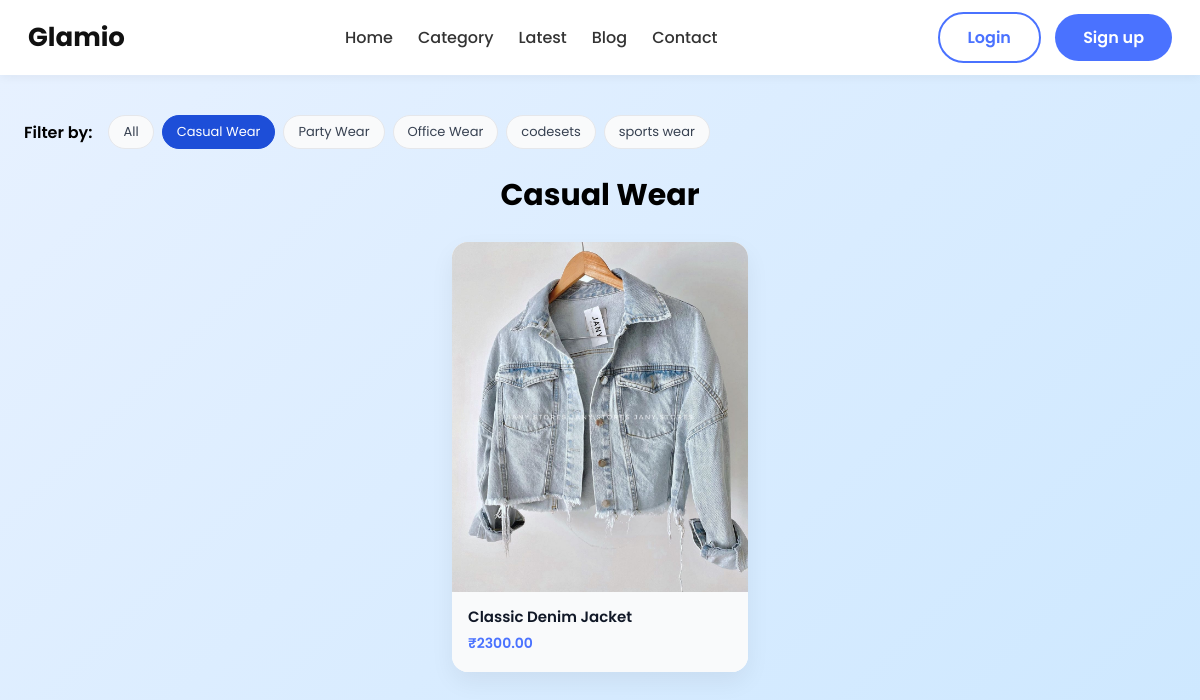
The page /products/?category=casual-wear on the database as committed earlier.
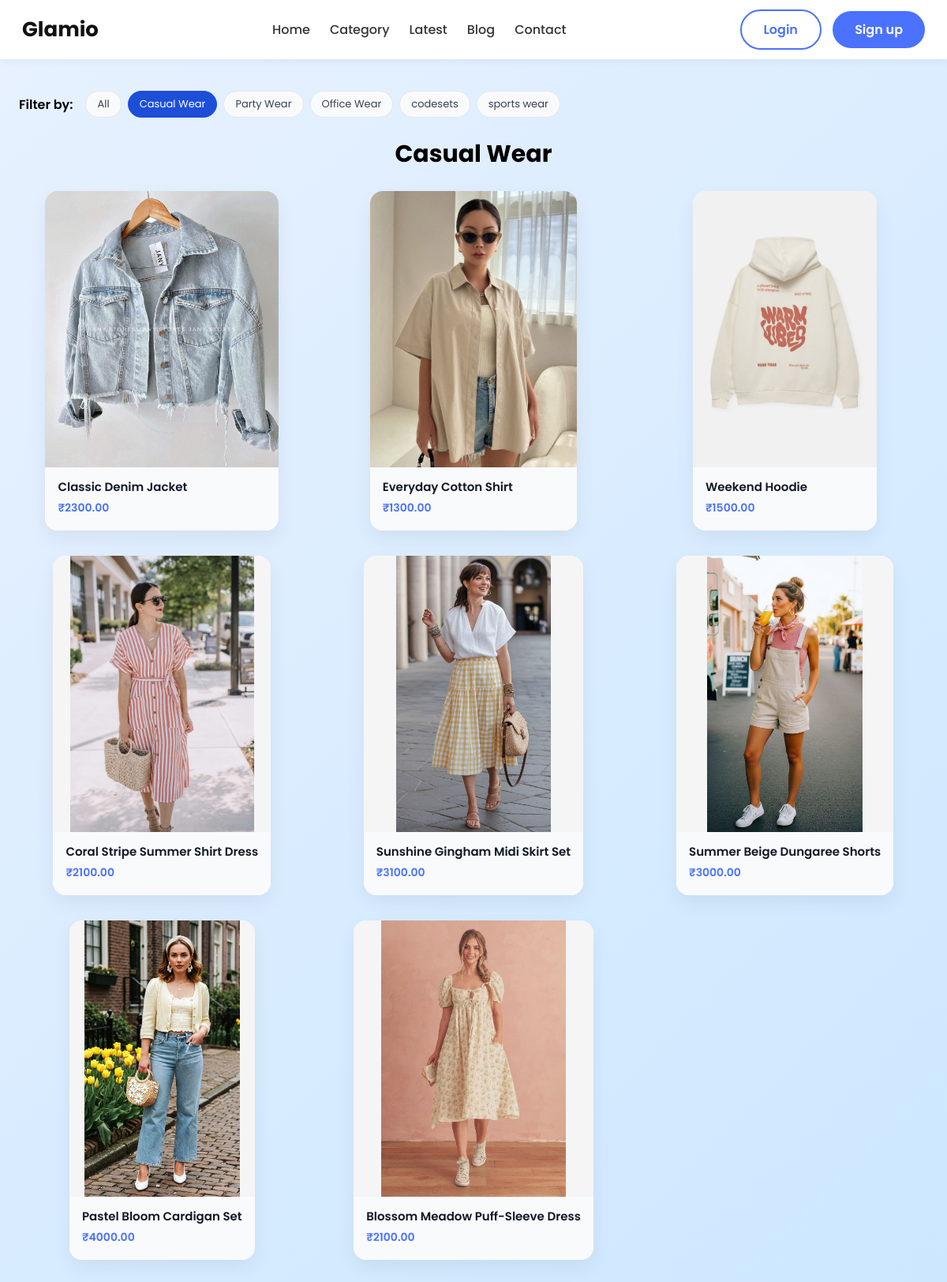
The same page on the database as committed later.
### product_app/models.py (models this page shows, shortened)
class CategoryModel(models.Model):
    name = models.CharField(max_length=100, unique=True)
    slug = models.SlugField(unique=True, blank=True)
    description = models.TextField(blank=True, null=True)

class ProductModel(models.Model):
    SIZE_CHOICES = [
        ("XS", "XS"),
        ("S", "S"),
        ("M", "M"),
        ("L", "L"),
        ("XL", "XL"),
        ("XXL", "XXL"),
        ("3XL", "3XL"),
        ("4XL", "4XL"),
    ]
    name = models.CharField(max_length=200)
    slug = models.SlugField(unique=True, blank=True)
    category = models.ForeignKey(CategoryModel, on_delete=models.CASCADE)
    price = models.DecimalField(max_digits=10, decimal_places=2)
    description = models.TextField()
    image = models.ImageField(upload_to='products/')
    stock = models.PositiveIntegerField(default=0)
    sizes_available = models.CharField(max_length=50, help_text="Use comma separated values e.g. XS,S,M")
    material = models.CharField(max_length=100, blank=True, null=True)
    color = models.CharField(max_length=50)
    created_at = models.DateTimeField(auto_now_add=True)
    updated_at = models.DateTimeField(auto_now=True)
    is_active = models.BooleanField(default=True)

### product_app/views.py (the view)
# urls.py: path('products/', ProductListView.as_view(), name='product_list'),
class ProductListView(ListView):
    model = ProductModel
    template_name = "product_list.html"
    context_object_name = "products"
    def get_queryset(self):
        queryset = ProductModel.objects.filter(is_active=True)
        category_slug = self.request.GET.get("category")  # read ?category=slug from URL
        if category_slug:
            queryset = queryset.filter(category__slug=category_slug)
        return queryset
    def get_context_data(self, **kwargs):
        context = super().get_context_data(**kwargs)
        context["categories"] = CategoryModel.objects.all()
        context["selected_category"] = self.request.GET.get("category")
        return context

### product_app/templates/product_list.html (shortened to what this page needs)
{% extends "base.html" %}
{% load static %}
{% block content %}
<div class="product-page">
    <div class="category-filter">
        <span class="category-filter-label">Filter by:</span>
        <a href="{% url 'product_list' %}"
           class="category-pill {% if not selected_category %}active{% endif %}">
            All
        </a>
        {% for cat in categories %}
            <a href="{% url 'product_list' %}?category={{ cat.slug }}"
               class="category-pill {% if selected_category == cat.slug %}active{% endif %}">
                {{ cat.name }}
            </a>
        {% endfor %}
    </div>
    {% if selected_category %}
        {% for cat in categories %}
            {% if cat.slug == selected_category %}
                <h2 class="section-title">{{ cat.name }}</h2>
            {% endif %}
        {% endfor %}
    {% else %}
        <h2 class="section-title">All Products</h2>
    {% endif %}
    <div class="product-grid">
        {% for product in products %}
            <a href="{% url 'product_detail' slug=product.slug %}" class="product-card">
                {% if product.image %}
                    <img src="{{ product.image.url }}" alt="{{ product.name }}">
                {% else %}
                    <img src="{% static 'images/default_product.png' %}" alt="{{ product.name }}">
                {% endif %}
                <div class="product-info">
                    <h3>{{ product.name }}</h3>
                    <p>₹{{ product.price }}</p>
                </div>
            </a>
        {% empty %}
            <p style="grid-column:1/-1;text-align:center;">No products found.</p>
        {% endfor %}
    </div>
</div>
{% endblock %}

Rows that differ between the two databases and show on the page:
added ProductModel: image (picture), name "Everyday Cotton Shirt", price "1300.00"
added ProductModel: image (picture), name "Weekend Hoodie", price "1500.00"
added ProductModel: image (picture), name "Coral Stripe Summer Shirt Dress", price "2100.00"
added ProductModel: image (picture), name "Sunshine Gingham Midi Skirt Set", price "3100.00"
added ProductModel: image (picture), name "Summer Beige Dungaree Shorts", price "3000.00"
added ProductModel: image (picture), name "Pastel Bloom Cardigan Set", price "4000.00"
added ProductModel: image (picture), name "Blossom Meadow Puff-Sleeve Dress", price "2100.00"
